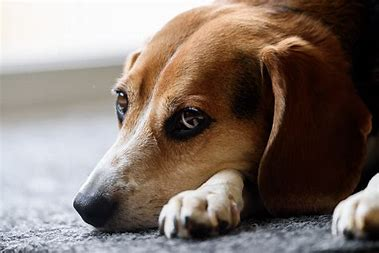
#> input picture LAB3/download.jpg, 379 x 253 px
$ python Shannon_fano.py
#> lines starting #> are read from the running program, lines starting #| are printed output that depends on the picture
import cv2
import numpy as np
import matplotlib.pyplot as plt
from collections import Counter

# Shannon-Fano Encoding Function
def shannon_fano(symbols):
    if len(symbols) <= 1:
        return {symbols[0][0]: "0"} if symbols else {}
    total = sum([s[1] for s in symbols])
    acc = 0
    for i in range(len(symbols)):
        acc += symbols[i][1]
        if acc >= total/2:
            break
    left = shannon_fano(symbols[:i+1])
    right = shannon_fano(symbols[i+1:])
    left = {k: '0'+v for k,v in left.items()}
    right = {k: '1'+v for k,v in right.items()}
    return {**left, **right}

# Read grayscale image
img = cv2.imread("download.jpg", cv2.IMREAD_GRAYSCALE)
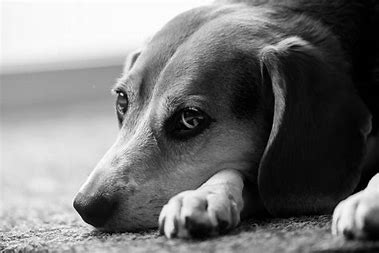
#> img: shape (253, 379); min 0, max 255, mean 119.5

# Get frequency of pixels
freq = Counter(img.flatten())
#> freq = 256 items
symbols = sorted(freq.items(), key=lambda x: x[1], reverse=True)
#> symbols = 256 pairs, first value 0 to 255, second value 55 to 2077

# Build Shannon-Fano codebook
codebook = shannon_fano(symbols)
#> in shannon_fano, `total = sum([s[1] for s in symbols])`: total = 95887
#> the loop in shannon_fano, `for i in range(len(symbols)):` made 61 passes
#> acc on passes 1 to 12: 2077, 4081, 5993, 7893, 9466, 10972, 12454, 13910, 15362, 16558, 17682, 18730
#> after the loop in shannon_fano, `for i in range(len(symbols)):`: acc = 48231
#> the loop in shannon_fano (call 2), `for i in range(len(symbols)):` made 18 passes
#> codebook = 256 items

# Encode image
encoded = ''.join([codebook[p] for p in img.flatten()])

# Decode back
decode_dict = {v: k for k, v in codebook.items()}
#> decode_dict = 256 items
decoded = []
buffer = ""
for bit in encoded:
    buffer += bit
    if buffer in decode_dict:
        decoded.append(decode_dict[buffer])
        buffer = ""
#> this loop made 838134 passes
#> bit on passes 1 to 12: '1', '1', '1', '1', '1', '1', '1', '1', '1', '0', '1', '1'
#> after the loop, decoded = 95887 items
decoded_img = np.array(decoded, dtype=np.uint8).reshape(img.shape)

# Show images
plt.subplot(1,2,1)
plt.title("Original Image")
plt.imshow(img, cmap="gray")
plt.axis("off")

plt.subplot(1,2,2)
plt.title("Decoded Image")
plt.imshow(decoded_img, cmap="gray")
plt.axis("off")

plt.show()
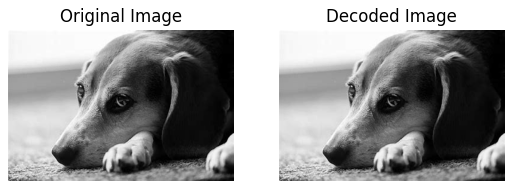
#> figure drawn by matplotlib, 2 panels

$ run again, with LAB3/Shannon_Fano_encoded.png saved as LAB3/download.jpg
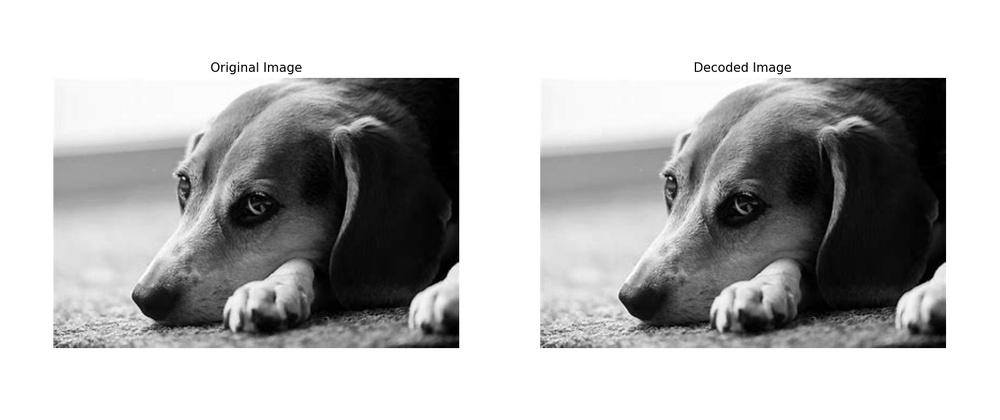
#> input picture LAB3/Shannon_Fano_encoded.png, 1000 x 420 px, shrunk from 1668 x 701 before the run
#> img is the input picture: shape (420, 1000); min 0, max 255, mean 183.8
#> freq = 256 items
#> symbols = 256 pairs, first value 0 to 255, second value 396 to 194265
#> total = 420000
#> the loop in shannon_fano, `for i in range(len(symbols)):` made 5 passes
#> acc on passes 1 to 5: 194265, 198930, 203462, 207979, 212103
#> after the loop in shannon_fano, `for i in range(len(symbols)):`: acc = 212103
#> codebook = 256 items
#> the loop `for bit in encoded:` made 2707313 passes
#> after the loop `for bit in encoded:`: decoded = 420000 items
#> `plt.show()`:
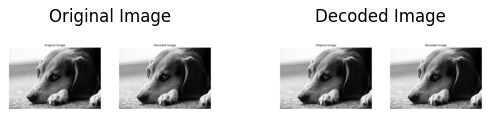
#> figure drawn by matplotlib, 2 panels
